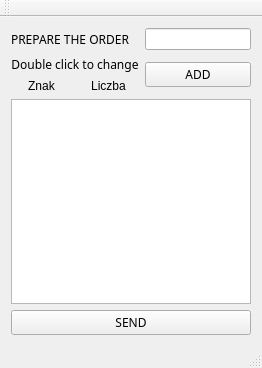
<?xml version="1.0" encoding="UTF-8"?>
<ui version="4.0">
 <class>MainWindow</class>
 <widget class="QMainWindow" name="MainWindow">
  <property name="geometry">
   <rect>
    <x>0</x>
    <y>0</y>
    <width>262</width>
    <height>368</height>
   </rect>
  </property>
  <property name="windowTitle">
   <string>MainWindow</string>
  </property>
  <widget class="QWidget" name="centralWidget">
   <layout class="QGridLayout" name="gridLayout_2">
    <item row="0" column="0">
     <layout class="QGridLayout" name="gridLayout">
      <item row="1" column="2">
       <widget class="QLineEdit" name="lineEdit"/>
      </item>
      <item row="5" column="0" colspan="3">
       <widget class="QPushButton" name="pushButton_2">
        <property name="font">
         <font>
          <family>Poor Richard</family>
          <pointsize>9</pointsize>
         </font>
        </property>
        <property name="text">
         <string>SEND</string>
        </property>
       </widget>
      </item>
      <item row="3" column="1">
       <widget class="QLabel" name="label_2">
        <property name="text">
         <string>Liczba</string>
        </property>
        <property name="alignment">
         <set>Qt::AlignCenter</set>
        </property>
       </widget>
      </item>
      <item row="3" column="0">
       <widget class="QLabel" name="label_3">
        <property name="font">
         <font>
          <kerning>true</kerning>
         </font>
        </property>
        <property name="autoFillBackground">
         <bool>false</bool>
        </property>
        <property name="text">
         <string>Znak</string>
        </property>
        <property name="alignment">
         <set>Qt::AlignCenter</set>
        </property>
       </widget>
      </item>
      <item row="4" column="0" colspan="3">
       <widget class="OrderList" name="listWidget"/>
      </item>
      <item row="1" column="0" colspan="2">
       <widget class="QLabel" name="label">
        <property name="font">
         <font>
          <family>Poor Richard</family>
          <pointsize>9</pointsize>
         </font>
        </property>
        <property name="text">
         <string>PREPARE THE ORDER</string>
        </property>
        <property name="textFormat">
         <enum>Qt::AutoText</enum>
        </property>
       </widget>
      </item>
      <item row="2" column="0" colspan="2">
       <widget class="QLabel" name="label_4">
        <property name="font">
         <font>
          <family>Poor Richard</family>
          <pointsize>9</pointsize>
         </font>
        </property>
        <property name="layoutDirection">
         <enum>Qt::RightToLeft</enum>
        </property>
        <property name="text">
         <string>Double click to change</string>
        </property>
        <property name="alignment">
         <set>Qt::AlignCenter</set>
        </property>
       </widget>
      </item>
      <item row="2" column="2" rowspan="2">
       <widget class="QPushButton" name="pushButton">
        <property name="sizePolicy">
         <sizepolicy hsizetype="Minimum" vsizetype="Fixed">
          <horstretch>0</horstretch>
          <verstretch>0</verstretch>
         </sizepolicy>
        </property>
        <property name="font">
         <font>
          <family>Poor Richard</family>
          <pointsize>9</pointsize>
         </font>
        </property>
        <property name="text">
         <string>ADD</string>
        </property>
       </widget>
      </item>
     </layout>
    </item>
   </layout>
  </widget>
  <widget class="QMenuBar" name="menuBar">
   <property name="geometry">
    <rect>
     <x>0</x>
     <y>0</y>
     <width>262</width>
     <height>26</height>
    </rect>
   </property>
  </widget>
  <widget class="QToolBar" name="mainToolBar">
   <attribute name="toolBarArea">
    <enum>TopToolBarArea</enum>
   </attribute>
   <attribute name="toolBarBreak">
    <bool>false</bool>
   </attribute>
  </widget>
  <widget class="QStatusBar" name="statusBar"/>
 </widget>
 <layoutdefault spacing="6" margin="11"/>
 <customwidgets>
  <customwidget>
   <class>OrderList</class>
   <extends>QListWidget</extends>
   <header>orderlist.h</header>
  </customwidget>
 </customwidgets>
 <resources/>
 <connections/>
</ui>
